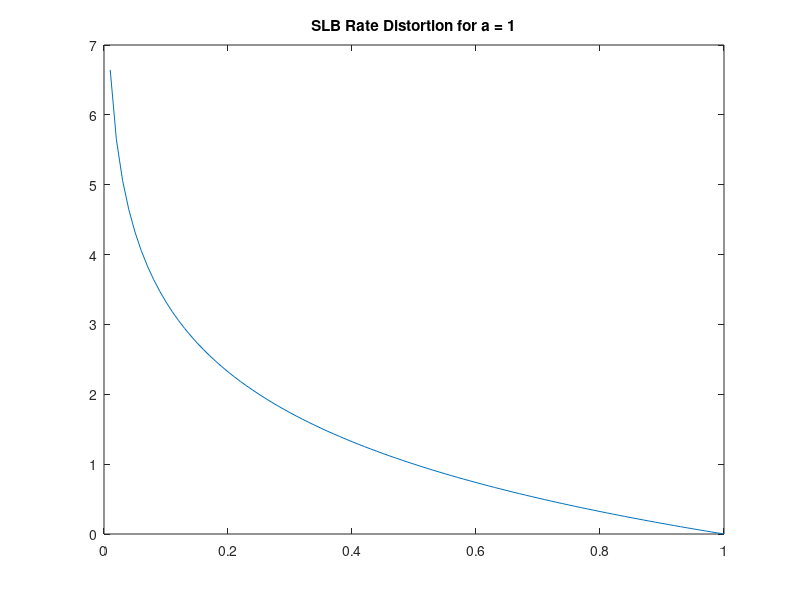
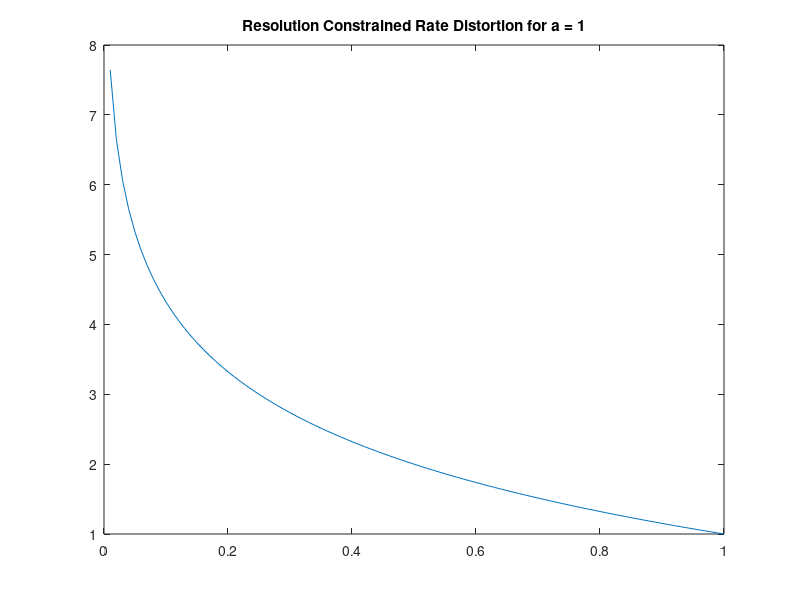
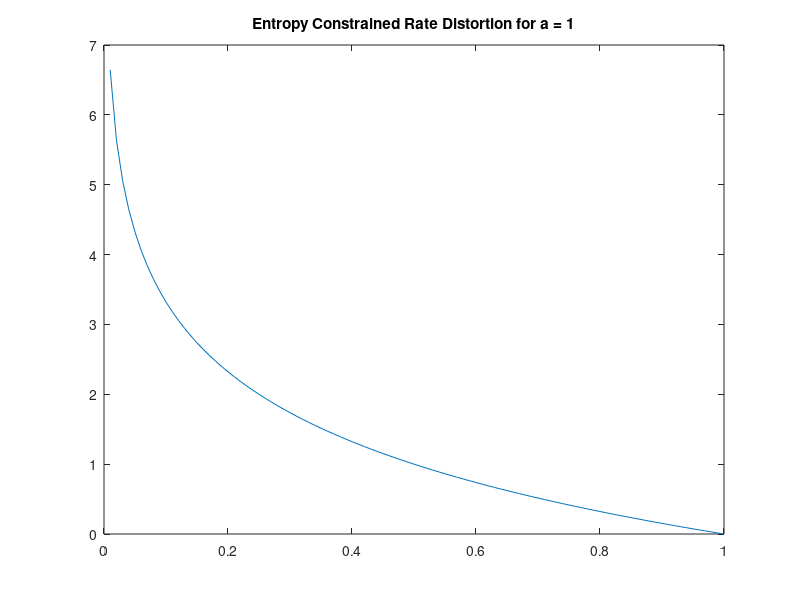
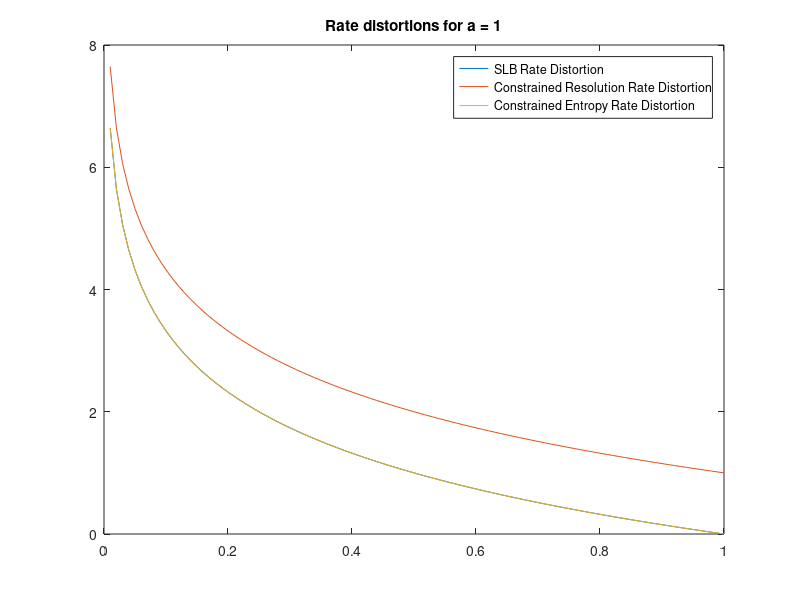

MATLAB code to generate these figures, in order: (Note: this script raises an error after producing the figures.)
%% 1

D = [0.01:0.01:1];

a = 1;

R = -log2(a.*D);

fSLB = figure('Name', 'figures/rateDistortionSLB')
plot(D,R)
title(['SLB Rate Distortion for a = ', num2str(a)])

%%

R_res = -log2(4.*D) + 2*log2(2*sqrt(2/a));

fres = figure('Name', 'figures/rateDistortionRes')
plot(D,R_res)
title(['Resolution Constrained Rate Distortion for a = ', num2str(a)])


%%

R_ent = 1 + log(2/a)/log(2) - log2(4.*D);

fent = figure('Name', 'figures/rateDistortionEnt')
plot(D,R_ent)
title(['Entropy Constrained Rate Distortion for a = ', num2str(a)])

%%

fcomp = figure('Name', 'figures/rateDistortionCompare')
plot(D, R, D, R_res, D, R_ent)
legend('SLB Rate Distortion', 'Constrained Resolution Rate Distortion', 'Constrained Entropy Rate Distortion')
title(['Rate distortions for a = ', num2str(a)])

printToPdf(fSLB)
printToPdf(fres)
printToPdf(fent)
printToPdf(fcomp)

